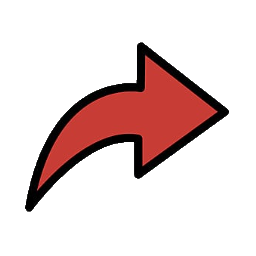
#> input picture Ejemplos/ejemplosTema1/images/flecha_transparente.png, 256 x 256 px
$ python ejemplo07.py
#> lines starting #> are read from the running program, lines starting #| are printed output that depends on the picture; after the words box and inside, x2 and y2 are one past the last pixel; in counts of white or black regions, pixels touching at a corner belong together
# Objetivos:
# - Entender el plano de transparencia

import skimage as ski
import numpy as np
import matplotlib.pyplot as plt

imagenOriginal = ski.io.imread("images/flecha_transparente.png")
#> imagenOriginal is the input picture: shape (256, 256, 4); mean R, G, B, A 229, 211.7, 210.9, 50.9
print(f"Forma de la imagen: {imagenOriginal.shape}")
#| Forma de la imagen: (256, 256, 4)

planoT = imagenOriginal[:, :, 3]
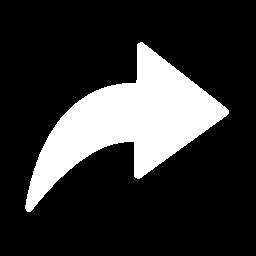
#> planoT: shape (256, 256); 20% white; 1 white region, box (x1, y1, x2, y2) and area: (25, 42, 229, 212) 13083

copia = imagenOriginal.copy()
copia[:, 0:80, 3] = 0
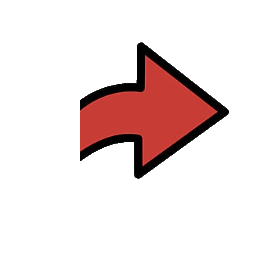
#> copia: shape (256, 256, 4); 4.27% of pixels changed, all inside (x1, y1, x2, y2) = (25, 100, 80, 212); transparent parts drawn white
copia[:, 80:160, 3] = 128
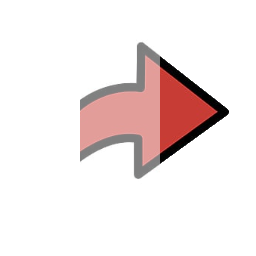
#> copia: shape (256, 256, 4); mean R, G, B, A 229, 211.7, 210.9, 55.1; transparent parts drawn white
copia[:, 160:, 3] = 255

fig, axs = plt.subplots(1, 3, layout="constrained")
axs[0].imshow(imagenOriginal)
axs[1].imshow(planoT, cmap=plt.cm.gray)
axs[2].imshow(copia)

for ax in axs.ravel():
    ax.set_axis_off()
plt.show()
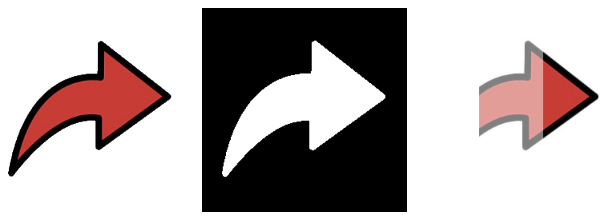
#> figure drawn by matplotlib, 3 panels
